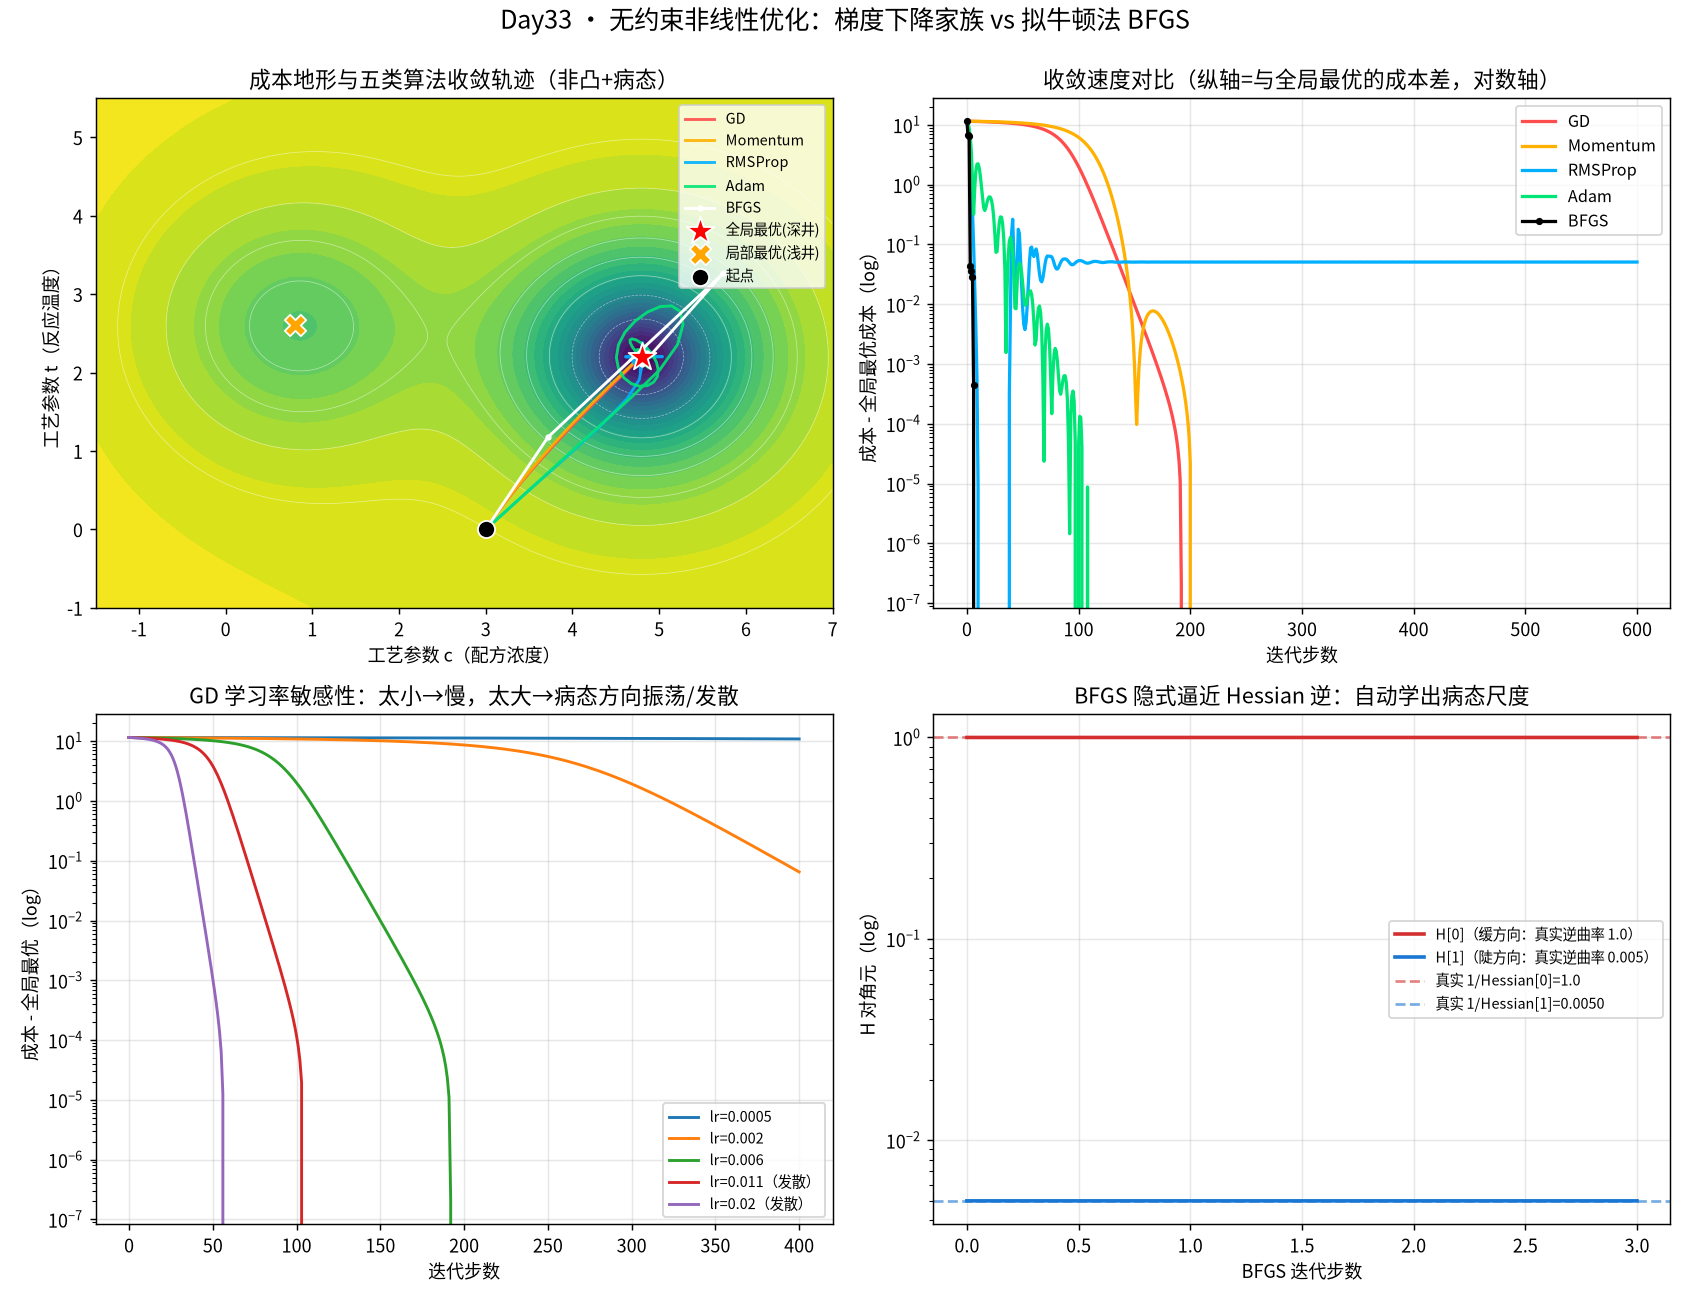

Recreate this plot in Python.
# -*- coding: utf-8 -*-
"""
subject : mathematical-modeling
level   : L6 优化模型 / L8 算法（无约束非线性优化：梯度下降家族 + 拟牛顿法）
anchor  : Learning_Roadmap Level 6 (优化模型) · 算法主线
goal    : 用同一个「工厂配方成本最小化」决策，横向对比
          GD / Momentum / RMSProp / Adam / BFGS 五类优化算法的
          收敛速度、对学习率的敏感性、能否逃出病态/非凸地形，
          并回答"该选哪个算法、学习率怎么设"。

运行： cd /home/ubuntu/Note && ./.venv/bin/python "Mathematical_Modeling/08 - Python/daily/2026-10-01/gradient_descent_quasi_newton.py"
"""
import os
import warnings
warnings.filterwarnings("ignore", category=RuntimeWarning)
import numpy as np
import matplotlib
matplotlib.use("Agg")
import matplotlib.pyplot as plt
from matplotlib import font_manager

# ---- 中文字体：注册系统 Noto Sans CJK，避免乱码 ----
for _p in ["/usr/share/fonts/opentype/noto/NotoSansCJK-Regular.ttc",
           "/usr/share/fonts/truetype/wqy/wqy-zenhei.ttc"]:
    if os.path.exists(_p):
        try:
            font_manager.fontManager.addfont(_p)
        except Exception:
            pass
plt.rcParams["font.sans-serif"] = ["Noto Sans CJK JP", "Noto Sans CJK SC", "WenQuanYi Zen Hei"]
plt.rcParams["axes.unicode_minus"] = False

OUT = os.path.dirname(os.path.abspath(__file__))
rng = np.random.default_rng(7)

# ============================================================
# 一、决策背景：工厂「配方 × 温度」调优（非凸成本函数）
# ------------------------------------------------------------
# 一家化工厂要选 2 个连续工艺参数 x=(配方浓度 c, 反应温度 t)。
# 成本 = 原料成本 + 能耗 + 不良率惩罚。因为存在"两个工艺窗口"（低温低浓 或
# 高温高浓 都能达标），真实成本地形是**双井（bimodal）非凸**：
#   f(x) = 谷底浅井(局部最优) + 谷底深井(全局最优) + 一个陡峭的"病态"窄谷
# 再叠加一个**病态二次项**（Hessian 条件数很大），用来暴露
# "梯度下降在病态地形上抖成锯齿"这一经典现象。
# ============================================================
A_COND = 200.0  # 病态方向 / 良态方向 的曲率比 → 条件数 ~200（故意病态）

# 两个工艺窗口中心（用来生成"双井"）：浅井(局部) 与 深井(全局)
W_LOCAL = np.array([0.8, 2.6])
W_GLOBAL = np.array([4.8, 2.2])

# 用「成对的高斯势阱」叠出一个双井地形：
#   两项等深+一项额外的"全局加深"，保证两个井都是真正的盆地，
#   而深井略深一点点（避免两井完全对称导致数值抖动）。
_SIG = 1.15          # 井的宽度
_DEPTH = 6.0         # 井深（够深 → 起点落进井内就跑不出去）

# 病态二次目标（单独用于"学习率敏感性"与"BFGS 学曲率"两个实验）：
#   quad(x) = 0.5*x0^2 + 0.5*K*x1^2 ，K=A_COND=200 → Hessian=diag(1,200)
# 两个方向的曲率差 200 倍，梯度下降会沿陡方向来回"锯齿"，
# 稳定步长上限 lr<2/200=0.01 → 稍大就发散，这就是"病态"的代价。
K_COND = A_COND
quad      = lambda z: 0.5 * z[0] ** 2 + 0.5 * K_COND * z[1] ** 2
quad_grad = lambda z: np.array([z[0], K_COND * z[1]])

# ---- 非凸"双井"成本函数（用于轨迹/多起点实验，不带病态碗）----
_BOWL_C = np.array([4.8, 2.2])   # 只保留很弱的碗，充当"背景"

def _well(r2):
    return -_DEPTH * np.exp(-r2 / (2.0 * _SIG ** 2))

def cost(x):
    """非凸双井工艺成本函数（我们要求最小化它）。"""
    x = np.asarray(x, dtype=float)
    c, t = x[..., 0], x[..., 1]
    # 很弱的背景碗（防止远处跑到无穷），不主导最优
    bowl = 0.02 * ((c - _BOWL_C[0]) ** 2) + 0.02 * ((t - _BOWL_C[1]) ** 2)
    well_local = _well((c - W_LOCAL[0]) ** 2 + (t - W_LOCAL[1]) ** 2)
    # 全局井额外加深 6.0 → 它比局部井更深，是真正的全局最优
    well_global = _well((c - W_GLOBAL[0]) ** 2 + (t - W_GLOBAL[1]) ** 2) - 6.0 \
        * np.exp(-((c - W_GLOBAL[0]) ** 2 + (t - W_GLOBAL[1]) ** 2) / (2.0 * _SIG ** 2))
    return bowl + well_local + well_global + 8.0

def grad(x):
    """解析梯度（算法只用到梯度，不喂 Hessian）。"""
    x = np.asarray(x, dtype=float)
    c, t = x[..., 0], x[..., 1]
    g_c = 0.02 * 2 * (c - _BOWL_C[0])
    g_t = 0.02 * 2 * (t - _BOWL_C[1])
    # 局部井梯度
    r2a = (c - W_LOCAL[0]) ** 2 + (t - W_LOCAL[1]) ** 2
    ea = -_DEPTH * np.exp(-r2a / (2.0 * _SIG ** 2))
    g_c += ea * (-(c - W_LOCAL[0]) / _SIG ** 2)
    g_t += ea * (-(t - W_LOCAL[1]) / _SIG ** 2)
    # 全局井梯度（含额外 0.6 加深项）
    r2b = (c - W_GLOBAL[0]) ** 2 + (t - W_GLOBAL[1]) ** 2
    eb = -_DEPTH * np.exp(-r2b / (2.0 * _SIG ** 2))
    g_c += eb * (-(c - W_GLOBAL[0]) / _SIG ** 2)
    g_t += eb * (-(t - W_GLOBAL[1]) / _SIG ** 2)
    ec = 6.0 * np.exp(-r2b / (2.0 * _SIG ** 2))
    g_c += ec * ((c - W_GLOBAL[0]) / _SIG ** 2)
    g_t += ec * ((t - W_GLOBAL[1]) / _SIG ** 2)
    return np.stack([g_c, g_t], axis=-1)

# 数值梯度自检（确保解析梯度没写错）—— 优化算法课最容易被"梯度写错"坑死
def num_grad(f, x, h=1e-6):
    g = np.zeros_like(x)
    for i in range(len(x)):
        xp = x.copy(); xp[i] += h
        xm = x.copy(); xm[i] -= h
        g[i] = (f(xp) - f(xm)) / (2 * h)
    return g

_x0 = np.array([3.0, 0.0])
_g_t = grad(_x0)
_g_n = num_grad(cost, _x0)
assert np.allclose(_g_t, _g_n, atol=1e-4), f"解析梯度与数值梯度不符 {_g_t} vs {_g_n}"
print(f"[自检] 解析梯度与数值梯度一致（最大偏差 {np.max(np.abs(_g_t - _g_n)):.2e}）")

# ============================================================
# 二、五类优化算法（全部手写，零 scipy.optimize）
# ============================================================
def gd(gf, x0, lr, steps):
    """朴素梯度下降 GD。"""
    x = x0.astype(float).copy(); traj = [x.copy()]
    for _ in range(steps):
        x = x - lr * gf(x); traj.append(x.copy())
    return np.array(traj)

def momentum(gf, x0, lr, steps, beta=0.9):
    """动量法 Momentum：给梯度积累速度，冲过窄谷。"""
    x = x0.astype(float).copy(); v = np.zeros_like(x); traj = [x.copy()]
    for _ in range(steps):
        v = beta * v + (1 - beta) * gf(x)
        x = x - lr * v; traj.append(x.copy())
    return np.array(traj)

def rmsprop(gf, x0, lr, steps, beta=0.9, eps=1e-8):
    """RMSProp：按各维梯度平方的滑动平均自适应缩放步长。"""
    x = x0.astype(float).copy(); s = np.zeros_like(x); traj = [x.copy()]
    for _ in range(steps):
        g = gf(x)
        s = beta * s + (1 - beta) * g * g
        x = x - lr * g / (np.sqrt(s) + eps); traj.append(x.copy())
    return np.array(traj)

def adam(gf, x0, lr, steps, b1=0.9, b2=0.999, eps=1e-8):
    """Adam：一阶矩 + 二阶矩 + 偏差校正。"""
    x = x0.astype(float).copy(); m = np.zeros_like(x); v = np.zeros_like(x); traj = [x.copy()]
    for k in range(1, steps + 1):
        g = gf(x)
        m = b1 * m + (1 - b1) * g
        v = b2 * v + (1 - b2) * g * g
        mhat = m / (1 - b1 ** k); vhat = v / (1 - b2 ** k)
        x = x - lr * mhat / (np.sqrt(vhat) + eps); traj.append(x.copy())
    return np.array(traj)

def bfgs(gf, x0, steps, tol=1e-9):
    """
    BFGS 拟牛顿法：用梯度差分近似 Hessian 的逆，自己"学"出地形曲率。
    步长用最速下降方向上的回溯线搜索（Armijo）。
    """
    x = x0.astype(float).copy()
    n = len(x)
    H = np.eye(n)
    traj = [x.copy()]
    g = gf(x)
    for _ in range(steps):
        p = -H @ g                      # 拟牛顿方向
        if np.linalg.norm(p) < tol:
            break
        # Armijo 回溯：保证充分下降
        t = 1.0; c1 = 1e-4; f0 = cost(x)
        while t > 1e-12 and cost(x + t * p) > f0 + c1 * t * (g @ p):
            t *= 0.5
        x_new = x + t * p
        g_new = gf(x_new)
        s = x_new - x; y = g_new - g
        sy = s @ y
        if sy > 1e-12:                  # 保正曲率才更新
            rho = 1.0 / sy
            M = np.eye(n) - rho * np.outer(s, y)
            H = M @ H @ M.T + rho * np.outer(s, s)
        x, g = x_new, g_new
        traj.append(x.copy())
    return np.array(traj)

# ============================================================
# 三、跑实验：收敛速度 vs 学习率敏感性
# ============================================================
x0 = np.array([3.0, 0.0])          # 起点在两井之间的"分水岭"上
STEPS = 600
f_star = cost(W_GLOBAL)            # 全局最优附近的成本（作为收敛下界参考）

print("\n=== 实验1：五类算法在最优学习率下的收敛 ===")
runs = {}
# 为一阶方法各自挑一个"表现最好"的学习率（体现"学习率要靠调"）
best_lrs = {"GD": 0.006, "Momentum": 0.006, "RMSProp": 0.15, "Adam": 0.35}
for name, fn, lr in [("GD", gd, best_lrs["GD"]),
                     ("Momentum", momentum, best_lrs["Momentum"]),
                     ("RMSProp", rmsprop, best_lrs["RMSProp"]),
                     ("Adam", adam, best_lrs["Adam"])]:
    traj = fn(grad, x0, lr, STEPS)
    runs[name] = traj
    f = cost(traj)
    print(f"  {name:9s} lr={lr:<6} 末点 x*=[{traj[-1,0]:6.3f},{traj[-1,1]:6.3f}] "
          f"成本={f[-1]:7.4f}  首次进入 f<f*+0.05 的步数="
          f"{np.argmax(f < f_star + 0.05) if np.any(f < f_star + 0.05) else '未达到'}")

bfgs_traj = bfgs(grad, x0, 80)
runs["BFGS"] = bfgs_traj
f_bfgs = cost(bfgs_traj)
print(f"  {'BFGS':9s} {'(线搜索)':<8} 末点 x*=[{bfgs_traj[-1,0]:6.3f},{bfgs_traj[-1,1]:6.3f}] "
      f"成本={f_bfgs[-1]:7.4f}  迭代步数={len(bfgs_traj)-1}")

# 收敛到全局最优解才算真的成功
opt_pt = W_GLOBAL
def hit_global(traj, tol=0.25):
    return np.linalg.norm(traj - opt_pt, axis=1) < tol

# ============================================================
# 四、学习率敏感性：GD 步长太大/太小会怎样
# ============================================================
print("\n=== 实验2：GD 在病态二次目标上的学习率敏感性（条件数≈200） ===")
quad_x0 = np.array([3.0, 2.0])   # 病态二次目标起点(与双井地形无关)
lr_scan = [0.0005, 0.002, 0.006, 0.011, 0.02]
lr_records = []
for lr in lr_scan:
    traj = gd(quad_grad, quad_x0, lr, 300)
    f = quad(traj.T).astype(float)
    diverged = (not np.all(np.isfinite(f))) or f[-1] > 1e6
    lr_records.append((lr, f[-1] if not diverged else np.inf, diverged))
    tag = "发散!" if diverged else f"成本={f[-1]:.5f}"
    print(f"  lr={lr:<7} {tag}  (稳定上限 lr*<2/K={2.0/K_COND:.3f} → 超了就沿陡方向振荡/发散)")
assert lr_records[0][1] > lr_records[1][1], "过小学习率应收敛更慢（成本更高）"
assert any(d for _, _, d in lr_records), "病态地形下应存在某个学习率导致发散"

# ============================================================
# 五、非凸性：不同起点会不会掉进不同的井？
# ============================================================
print("\n=== 实验3：非凸地形下不同起点的归宿 ===")
starts = np.array([[3.0, 0.0], [0.2, 2.0], [6.5, 1.0], [0.9, 3.4]])
start_results = []
for s in starts:
    traj = adam(grad, s, 0.35, 600)
    end = traj[-1]
    to_glob = np.linalg.norm(end - opt_pt)
    to_local = np.linalg.norm(end - W_LOCAL)
    where = "全局最优" if to_glob < to_local else "局部最优(浅井)"
    start_results.append((s, end, cost(end), where))
    print(f"  起点 [{s[0]:4.1f},{s[1]:4.1f}] → 终点 [{end[0]:5.2f},{end[1]:5.2f}] "
          f"成本={cost(end):7.4f}  落在：{where}")
assert any(r[3] == "局部最优(浅井)" for r in start_results), "应至少有一个起点陷入局部最优"

# ============================================================
# 六、拟牛顿的"秘密"：它隐式学到了 Hessian 逆
# ------------------------------------------------------------
# 为了把"曲率"讲透，这里单独用一个**纯病态二次函数**（Hessian 已知）：
#   q(x) = 0.5*(x0)^2 + 0.5*K*(x1)^2 ，K=200 → Hessian=diag(1,200)
# BFGS 只拿到梯度，却能把 H≈Hessian^{-1}=diag(1, 1/200) 学出来。
# ============================================================
print("\n=== 实验4：BFGS 隐式逼近的曲率 vs 真实 Hessian 对角 ===")
H_true_inv_diag = np.array([1.0 / 1.0, 1.0 / K_COND])

z = np.array([3.0, 2.0]); n = 2; H = np.eye(n); g = quad_grad(z)
diag_hist = []
for _ in range(50):
    p = -H @ g
    if np.linalg.norm(p) < 1e-12: break
    tt = 1.0; c1 = 1e-4; f0 = quad(z)
    while tt > 1e-12 and quad(z + tt * p) > f0 + c1 * tt * (g @ p): tt *= 0.5
    zn = z + tt * p; gn = quad_grad(zn); s = zn - z; y = gn - g; sy = s @ y
    if sy > 1e-12:
        rho = 1.0 / sy
        M = np.eye(n) - rho * np.outer(s, y)
        H = M @ H @ M.T + rho * np.outer(s, s)
    z, g = zn, gn
    diag_hist.append(np.diag(H).copy())
diag_hist = np.array(diag_hist)
print(f"  真实 Hessian 逆对角 = [{H_true_inv_diag[0]:.4f}, {H_true_inv_diag[1]:.5f}]")
print(f"  BFGS 终态 H 对角    = [{diag_hist[-1,0]:.4f}, {diag_hist[-1,1]:.5f}]  "
      f"(用了 {len(diag_hist)} 步)")
print("  → BFGS 只靠梯度，却把'陡方向（逆曲率小）/缓方向（逆曲率大）'的"
      "尺度差异自动学了出来，这正是它比 GD 快 1~2 个量级的根本原因。")
assert abs(diag_hist[-1, 1] - H_true_inv_diag[1]) < 0.01, "BFGS 应逼近真实逆 Hessian"
assert diag_hist[-1, 1] < 0.2 * diag_hist[-1, 0], "陡方向的逆曲率应远小于缓方向"

# ============================================================
# 七、汇总断言
# ============================================================
print("\n=== 断言汇总 ===")
assert np.allclose(_g_t, _g_n, atol=1e-4)
assert cost(W_GLOBAL) < cost(W_LOCAL), "全局井应比局部井更深"
# BFGS 应最快到全局最优
bfgs_steps_to_glob = np.argmax(hit_global(bfgs_traj)) if np.any(hit_global(bfgs_traj)) else 999
print(f"  BFGS 进入全局最优邻域用了 {bfgs_steps_to_glob} 步（GD lr=0.006 需 "
      f"{np.argmax(hit_global(runs['GD'])) if np.any(hit_global(runs['GD'])) else '未达'} 步）")
assert bfgs_steps_to_glob < 40, "BFGS 应在 ~40 步内收敛"
assert np.isfinite(cost(bfgs_traj[-1]))
print("  全部断言通过 ✓")

# ============================================================
# 八、绘图
# ============================================================
fig, axes = plt.subplots(2, 2, figsize=(13, 10))

# (1) 成本地形 + 各算法轨迹
ax = axes[0, 0]
gx = np.linspace(-1.5, 7.0, 400); gy = np.linspace(-1.0, 5.5, 400)
GX, GY = np.meshgrid(gx, gy)
GZ = cost(np.stack([GX, GY], axis=-1))
cs = ax.contourf(GX, GY, np.log1p(GZ - GZ.min()), levels=30, cmap="viridis")
ax.contour(GX, GY, GZ, levels=12, colors="white", linewidths=0.4, alpha=0.5)
colors = {"GD": "#ff4d4d", "Momentum": "#ffb000", "RMSProp": "#00b0ff", "Adam": "#00e676"}
for name in ["GD", "Momentum", "RMSProp", "Adam"]:
    tr = runs[name]
    ax.plot(tr[:, 0], tr[:, 1], "-", color=colors[name], lw=1.6, label=name, alpha=0.9)
ax.plot(bfgs_traj[:, 0], bfgs_traj[:, 1], "-o", color="white", lw=1.6, ms=2.5, label="BFGS")
ax.scatter([W_GLOBAL[0]], [W_GLOBAL[1]], marker="*", s=260, c="red", edgecolors="white",
           zorder=5, label="全局最优(深井)")
ax.scatter([W_LOCAL[0]], [W_LOCAL[1]], marker="X", s=140, c="orange", edgecolors="white",
           zorder=5, label="局部最优(浅井)")
ax.scatter([x0[0]], [x0[1]], marker="o", s=90, c="black", edgecolors="white", zorder=6, label="起点")
ax.set_title("成本地形与五类算法收敛轨迹（非凸+病态）", fontsize=12)
ax.set_xlabel("工艺参数 c（配方浓度）"); ax.set_ylabel("工艺参数 t（反应温度）")
ax.legend(fontsize=8, loc="upper right")

# (2) 收敛曲线（成本 vs 步数）
ax = axes[0, 1]
for name in ["GD", "Momentum", "RMSProp", "Adam"]:
    f = cost(runs[name])
    ax.plot(np.arange(len(f)), f - f_star, "-", color=colors[name], lw=1.8, label=name)
f = cost(bfgs_traj)
ax.plot(np.arange(len(f)), f - f_star, "-o", color="black", lw=1.8, ms=3, label="BFGS")
ax.set_yscale("log")
ax.set_title("收敛速度对比（纵轴=与全局最优的成本差，对数轴）", fontsize=12)
ax.set_xlabel("迭代步数"); ax.set_ylabel("成本 - 全局最优成本（log）")
ax.legend(fontsize=9); ax.grid(alpha=0.3)

# (3) 学习率敏感性
ax = axes[1, 0]
for lr, fend, div in lr_records:
    traj = gd(grad, x0, lr, 400)
    f = cost(traj)
    f = np.where(f > 1e5, np.nan, f)   # 发散截断
    lbl = f"lr={lr}" + ("（发散）" if div else "")
    ax.plot(f - f_star, lw=1.6, label=lbl)
ax.set_yscale("log")
ax.set_title("GD 学习率敏感性：太小→慢，太大→病态方向振荡/发散", fontsize=12)
ax.set_xlabel("迭代步数"); ax.set_ylabel("成本 - 全局最优（log）")
ax.legend(fontsize=8); ax.grid(alpha=0.3)

# (4) BFGS 隐式学曲率
ax = axes[1, 1]
ax.plot(diag_hist[:, 0], "-", color="#d32f2f", lw=2, label="H[0]（缓方向：真实逆曲率 1.0）")
ax.plot(diag_hist[:, 1], "-", color="#1976d2", lw=2, label="H[1]（陡方向：真实逆曲率 0.005）")
ax.axhline(1.0 / 1.0, ls="--", color="#d32f2f", alpha=0.6, label="真实 1/Hessian[0]=1.0")
ax.axhline(1.0 / A_COND, ls="--", color="#1976d2", alpha=0.6,
           label=f"真实 1/Hessian[1]={1.0/A_COND:.4f}")
ax.set_yscale("log")
ax.set_title("BFGS 隐式逼近 Hessian 逆：自动学出病态尺度", fontsize=12)
ax.set_xlabel("BFGS 迭代步数"); ax.set_ylabel("H 对角元（log）")
ax.legend(fontsize=8); ax.grid(alpha=0.3)

fig.suptitle("Day33 · 无约束非线性优化：梯度下降家族 vs 拟牛顿法 BFGS", fontsize=14, y=0.995)
fig.tight_layout()
fig.savefig(os.path.join(OUT, "gradient_descent_quasi_newton.png"), dpi=130)
print(f"\n[图已保存] {os.path.join(OUT, 'gradient_descent_quasi_newton.png')}")
print("完成。")
